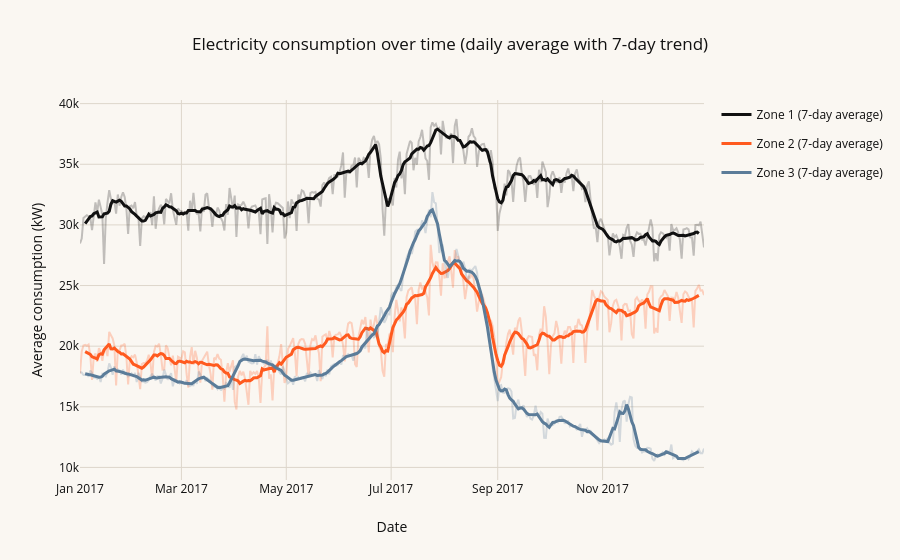
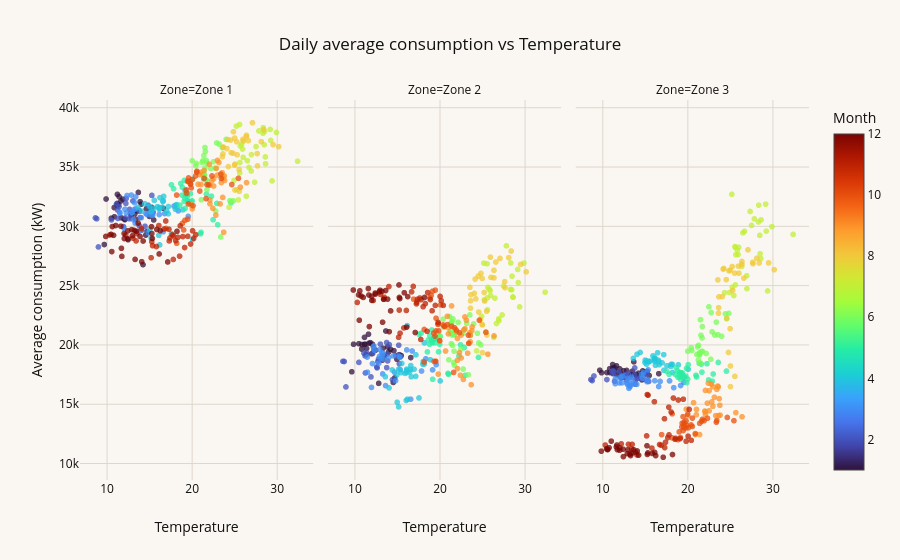
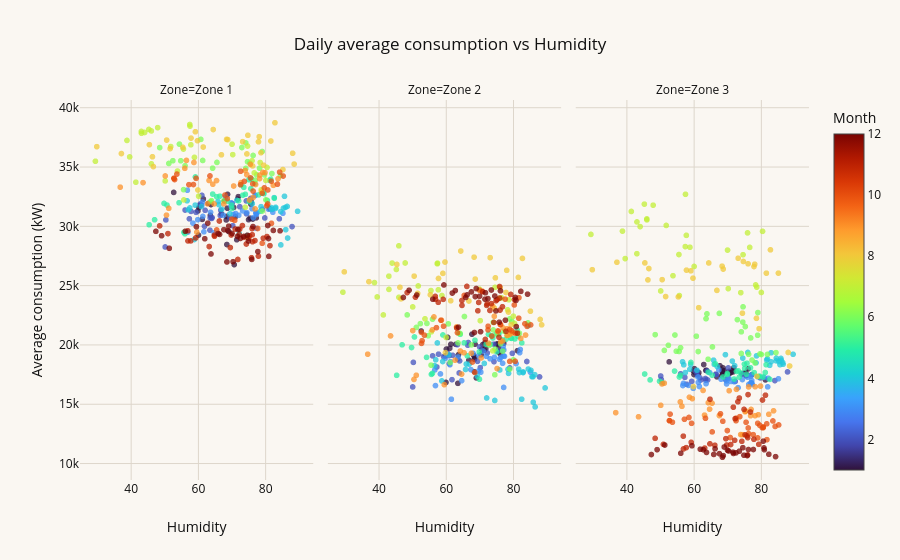
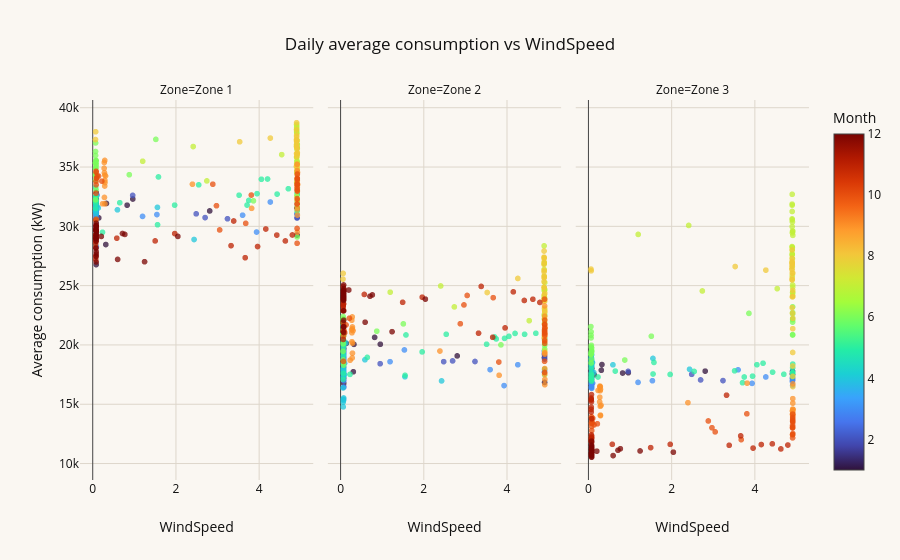

Notebook cell for these charts, in order:
### Code cell
import os
import plotly.express as px
import plotly.graph_objects as go
import plotly.io as pio

# ---- Theme: soft white background, black text ----
BG = '#FAF7F2'
pio.templates['lab'] = go.layout.Template(layout=dict(
    paper_bgcolor=BG, plot_bgcolor=BG, font=dict(color='#111111'),
    xaxis=dict(gridcolor='#DDD6CB'), yaxis=dict(gridcolor='#DDD6CB')
))

def save_plotly(fig, name):
    fig.write_html(f'charts/{name}.html')
    print('Saved', name)

# ---- Chart 1: trend over time, daily values with a 7-day rolling average ----
daily = df.set_index('Datetime')[zones].resample('D').mean().rename(columns=zone_names)
rolling = daily.rolling(7, center=True).mean()

fig = go.Figure()
for z in daily.columns:
    fig.add_trace(go.Scatter(x=daily.index, y=daily[z], mode='lines', opacity=0.25,
                             line=dict(color=zone_colors[z]), legendgroup=z, showlegend=False,
                             name=f'{z} (daily)'))
    fig.add_trace(go.Scatter(x=rolling.index, y=rolling[z], mode='lines',
                             line=dict(color=zone_colors[z], width=3), legendgroup=z,
                             name=f'{z} (7-day average)'))
fig.update_layout(title='Electricity consumption over time (daily average with 7-day trend)',
                  xaxis_title='Date', yaxis_title='Average consumption (kW)',
                  hovermode='x unified', template='lab')
fig.show()
save_plotly(fig, '01_trend_over_time')

# ---- Chart 6a: consumption vs temperature, humidity and wind speed ----
daily_env2 = df.set_index('Datetime')[zones + env].resample('D').mean().reset_index()
daily_env2['Month'] = daily_env2['Datetime'].dt.month
long = daily_env2.melt(id_vars=['Datetime', 'Month'] + env, value_vars=zones,
                       var_name='Zone', value_name='Consumption')
long['Zone'] = long['Zone'].map(zone_names)

for v in env:
    fig = px.scatter(long, x=v, y='Consumption', facet_col='Zone', color='Month',
                     color_continuous_scale='Turbo', opacity=0.75,
                     title=f'Daily average consumption vs {v}',
                     labels={'Consumption': 'Average consumption (kW)'})
    fig.update_layout(template='lab')
    fig.show()
    save_plotly(fig, f'06a_scatter_{v.lower()}')

print(sorted(os.listdir('charts')))

### Figure 1 — Plotly figure (JSON) as saved in the notebook; plotly's stock layout.template omitted (floating-point values rounded to 4 significant figures; data arrays with more than 128 entries replaced by an {"elided": "..."} marker saying what was removed)
{"data": [{"legendgroup": "Zone 1", "line": {"color": "#111111"}, "mode": "lines", "name": "Zone 1 (daily)", "opacity": 0.25, "showlegend": false, "type": "scatter", "x": {"elided": "364 str values"}, "y": {"elided": "364 float values"}}, {"legendgroup": "Zone 1", "line": {"color": "#111111", "width": 3}, "mode": "lines", "name": "Zone 1 (7-day average)", "type": "scatter", "x": {"elided": "364 str values"}, "y": {"elided": "364 float values"}}, {"legendgroup": "Zone 2", "line": {"color": "#FF5A1F"}, "mode": "lines", "name": "Zone 2 (daily)", "opacity": 0.25, "showlegend": false, "type": "scatter", "x": {"elided": "364 str values"}, "y": {"elided": "364 float values"}}, {"legendgroup": "Zone 2", "line": {"color": "#FF5A1F", "width": 3}, "mode": "lines", "name": "Zone 2 (7-day average)", "type": "scatter", "x": {"elided": "364 str values"}, "y": {"elided": "364 float values"}}, {"legendgroup": "Zone 3", "line": {"color": "#5B7C99"}, "mode": "lines", "name": "Zone 3 (daily)", "opacity": 0.25, "showlegend": false, "type": "scatter", "x": {"elided": "364 str values"}, "y": {"elided": "364 float values"}}, {"legendgroup": "Zone 3", "line": {"color": "#5B7C99", "width": 3}, "mode": "lines", "name": "Zone 3 (7-day average)", "type": "scatter", "x": {"elided": "364 str values"}, "y": {"elided": "364 float values"}}], "layout": {"hovermode": "x unified", "title": {"text": "Electricity consumption over time (daily average with 7-day trend)"}, "xaxis": {"title": {"text": "Date"}}, "yaxis": {"title": {"text": "Average consumption (kW)"}}}}

### Figure 2 — Plotly figure (JSON) as saved in the notebook; plotly's stock layout.template omitted (floating-point values rounded to 4 significant figures; data arrays with more than 128 entries replaced by an {"elided": "..."} marker saying what was removed)
{"data": [{"hovertemplate": "Zone=Zone 1<br>Temperature=%{x}<br>Average consumption (kW)=%{y}<br>Month=%{marker.color}<extra></extra>", "legendgroup": "", "marker": {"color": {"elided": "364 int values"}, "coloraxis": "coloraxis", "opacity": 0.75, "symbol": "circle"}, "mode": "markers", "name": "", "showlegend": false, "type": "scattergl", "x": {"elided": "364 float values"}, "xaxis": "x", "y": {"elided": "364 float values"}, "yaxis": "y"}, {"hovertemplate": "Zone=Zone 2<br>Temperature=%{x}<br>Average consumption (kW)=%{y}<br>Month=%{marker.color}<extra></extra>", "legendgroup": "", "marker": {"color": {"elided": "364 int values"}, "coloraxis": "coloraxis", "opacity": 0.75, "symbol": "circle"}, "mode": "markers", "name": "", "showlegend": false, "type": "scattergl", "x": {"elided": "364 float values"}, "xaxis": "x2", "y": {"elided": "364 float values"}, "yaxis": "y2"}, {"hovertemplate": "Zone=Zone 3<br>Temperature=%{x}<br>Average consumption (kW)=%{y}<br>Month=%{marker.color}<extra></extra>", "legendgroup": "", "marker": {"color": {"elided": "364 int values"}, "coloraxis": "coloraxis", "opacity": 0.75, "symbol": "circle"}, "mode": "markers", "name": "", "showlegend": false, "type": "scattergl", "x": {"elided": "364 float values"}, "xaxis": "x3", "y": {"elided": "364 float values"}, "yaxis": "y3"}], "layout": {"annotations": [{"font": {}, "showarrow": false, "text": "Zone=Zone 1", "x": 0.16, "xanchor": "center", "xref": "paper", "y": 1, "yanchor": "bottom", "yref": "paper"}, {"font": {}, "showarrow": false, "text": "Zone=Zone 2", "x": 0.5, "xanchor": "center", "xref": "paper", "y": 1, "yanchor": "bottom", "yref": "paper"}, {"font": {}, "showarrow": false, "text": "Zone=Zone 3", "x": 0.84, "xanchor": "center", "xref": "paper", "y": 1, "yanchor": "bottom", "yref": "paper"}], "coloraxis": {"autocolorscale": false, "colorbar": {"title": {"text": "Month"}}, "colorscale": [[0, "#30123b"], [0.07143, "#4145ab"], [0.1429, "#4675ed"], [0.2143, "#39a2fc"], [0.2857, "#1bcfd4"], [0.3571, "#24eca6"], [0.4286, "#61fc6c"], [0.5, "#a4fc3b"], [0.5714, "#d1e834"], [0.6429, "#f3c63a"], [0.7143, "#fe9b2d"], [0.7857, "#f36315"], [0.8571, "#d93806"], [0.9286, "#b11901"], [1, "#7a0402"]]}, "legend": {"tracegroupgap": 0}, "title": {"text": "Daily average consumption vs Temperature"}, "xaxis": {"anchor": "y", "domain": [0, 0.32], "title": {"text": "Temperature"}}, "xaxis2": {"anchor": "y2", "domain": [0.34, 0.66], "matches": "x", "title": {"text": "Temperature"}}, "xaxis3": {"anchor": "y3", "domain": [0.68, 1.0], "matches": "x", "title": {"text": "Temperature"}}, "yaxis": {"anchor": "x", "domain": [0, 1], "title": {"text": "Average consumption (kW)"}}, "yaxis2": {"anchor": "x2", "domain": [0, 1], "matches": "y", "showticklabels": false}, "yaxis3": {"anchor": "x3", "domain": [0, 1], "matches": "y", "showticklabels": false}}}

### Figure 3 — Plotly figure (JSON) as saved in the notebook; plotly's stock layout.template omitted (floating-point values rounded to 4 significant figures; data arrays with more than 128 entries replaced by an {"elided": "..."} marker saying what was removed)
{"data": [{"hovertemplate": "Zone=Zone 1<br>Humidity=%{x}<br>Average consumption (kW)=%{y}<br>Month=%{marker.color}<extra></extra>", "legendgroup": "", "marker": {"color": {"elided": "364 int values"}, "coloraxis": "coloraxis", "opacity": 0.75, "symbol": "circle"}, "mode": "markers", "name": "", "showlegend": false, "type": "scattergl", "x": {"elided": "364 float values"}, "xaxis": "x", "y": {"elided": "364 float values"}, "yaxis": "y"}, {"hovertemplate": "Zone=Zone 2<br>Humidity=%{x}<br>Average consumption (kW)=%{y}<br>Month=%{marker.color}<extra></extra>", "legendgroup": "", "marker": {"color": {"elided": "364 int values"}, "coloraxis": "coloraxis", "opacity": 0.75, "symbol": "circle"}, "mode": "markers", "name": "", "showlegend": false, "type": "scattergl", "x": {"elided": "364 float values"}, "xaxis": "x2", "y": {"elided": "364 float values"}, "yaxis": "y2"}, {"hovertemplate": "Zone=Zone 3<br>Humidity=%{x}<br>Average consumption (kW)=%{y}<br>Month=%{marker.color}<extra></extra>", "legendgroup": "", "marker": {"color": {"elided": "364 int values"}, "coloraxis": "coloraxis", "opacity": 0.75, "symbol": "circle"}, "mode": "markers", "name": "", "showlegend": false, "type": "scattergl", "x": {"elided": "364 float values"}, "xaxis": "x3", "y": {"elided": "364 float values"}, "yaxis": "y3"}], "layout": {"annotations": [{"font": {}, "showarrow": false, "text": "Zone=Zone 1", "x": 0.16, "xanchor": "center", "xref": "paper", "y": 1, "yanchor": "bottom", "yref": "paper"}, {"font": {}, "showarrow": false, "text": "Zone=Zone 2", "x": 0.5, "xanchor": "center", "xref": "paper", "y": 1, "yanchor": "bottom", "yref": "paper"}, {"font": {}, "showarrow": false, "text": "Zone=Zone 3", "x": 0.84, "xanchor": "center", "xref": "paper", "y": 1, "yanchor": "bottom", "yref": "paper"}], "coloraxis": {"autocolorscale": false, "colorbar": {"title": {"text": "Month"}}, "colorscale": [[0, "#30123b"], [0.07143, "#4145ab"], [0.1429, "#4675ed"], [0.2143, "#39a2fc"], [0.2857, "#1bcfd4"], [0.3571, "#24eca6"], [0.4286, "#61fc6c"], [0.5, "#a4fc3b"], [0.5714, "#d1e834"], [0.6429, "#f3c63a"], [0.7143, "#fe9b2d"], [0.7857, "#f36315"], [0.8571, "#d93806"], [0.9286, "#b11901"], [1, "#7a0402"]]}, "legend": {"tracegroupgap": 0}, "title": {"text": "Daily average consumption vs Humidity"}, "xaxis": {"anchor": "y", "domain": [0, 0.32], "title": {"text": "Humidity"}}, "xaxis2": {"anchor": "y2", "domain": [0.34, 0.66], "matches": "x", "title": {"text": "Humidity"}}, "xaxis3": {"anchor": "y3", "domain": [0.68, 1.0], "matches": "x", "title": {"text": "Humidity"}}, "yaxis": {"anchor": "x", "domain": [0, 1], "title": {"text": "Average consumption (kW)"}}, "yaxis2": {"anchor": "x2", "domain": [0, 1], "matches": "y", "showticklabels": false}, "yaxis3": {"anchor": "x3", "domain": [0, 1], "matches": "y", "showticklabels": false}}}

### Figure 4 — Plotly figure (JSON) as saved in the notebook; plotly's stock layout.template omitted (floating-point values rounded to 4 significant figures; data arrays with more than 128 entries replaced by an {"elided": "..."} marker saying what was removed)
{"data": [{"hovertemplate": "Zone=Zone 1<br>WindSpeed=%{x}<br>Average consumption (kW)=%{y}<br>Month=%{marker.color}<extra></extra>", "legendgroup": "", "marker": {"color": {"elided": "364 int values"}, "coloraxis": "coloraxis", "opacity": 0.75, "symbol": "circle"}, "mode": "markers", "name": "", "showlegend": false, "type": "scattergl", "x": {"elided": "364 float values"}, "xaxis": "x", "y": {"elided": "364 float values"}, "yaxis": "y"}, {"hovertemplate": "Zone=Zone 2<br>WindSpeed=%{x}<br>Average consumption (kW)=%{y}<br>Month=%{marker.color}<extra></extra>", "legendgroup": "", "marker": {"color": {"elided": "364 int values"}, "coloraxis": "coloraxis", "opacity": 0.75, "symbol": "circle"}, "mode": "markers", "name": "", "showlegend": false, "type": "scattergl", "x": {"elided": "364 float values"}, "xaxis": "x2", "y": {"elided": "364 float values"}, "yaxis": "y2"}, {"hovertemplate": "Zone=Zone 3<br>WindSpeed=%{x}<br>Average consumption (kW)=%{y}<br>Month=%{marker.color}<extra></extra>", "legendgroup": "", "marker": {"color": {"elided": "364 int values"}, "coloraxis": "coloraxis", "opacity": 0.75, "symbol": "circle"}, "mode": "markers", "name": "", "showlegend": false, "type": "scattergl", "x": {"elided": "364 float values"}, "xaxis": "x3", "y": {"elided": "364 float values"}, "yaxis": "y3"}], "layout": {"annotations": [{"font": {}, "showarrow": false, "text": "Zone=Zone 1", "x": 0.16, "xanchor": "center", "xref": "paper", "y": 1, "yanchor": "bottom", "yref": "paper"}, {"font": {}, "showarrow": false, "text": "Zone=Zone 2", "x": 0.5, "xanchor": "center", "xref": "paper", "y": 1, "yanchor": "bottom", "yref": "paper"}, {"font": {}, "showarrow": false, "text": "Zone=Zone 3", "x": 0.84, "xanchor": "center", "xref": "paper", "y": 1, "yanchor": "bottom", "yref": "paper"}], "coloraxis": {"autocolorscale": false, "colorbar": {"title": {"text": "Month"}}, "colorscale": [[0, "#30123b"], [0.07143, "#4145ab"], [0.1429, "#4675ed"], [0.2143, "#39a2fc"], [0.2857, "#1bcfd4"], [0.3571, "#24eca6"], [0.4286, "#61fc6c"], [0.5, "#a4fc3b"], [0.5714, "#d1e834"], [0.6429, "#f3c63a"], [0.7143, "#fe9b2d"], [0.7857, "#f36315"], [0.8571, "#d93806"], [0.9286, "#b11901"], [1, "#7a0402"]]}, "legend": {"tracegroupgap": 0}, "title": {"text": "Daily average consumption vs WindSpeed"}, "xaxis": {"anchor": "y", "domain": [0, 0.32], "title": {"text": "WindSpeed"}}, "xaxis2": {"anchor": "y2", "domain": [0.34, 0.66], "matches": "x", "title": {"text": "WindSpeed"}}, "xaxis3": {"anchor": "y3", "domain": [0.68, 1.0], "matches": "x", "title": {"text": "WindSpeed"}}, "yaxis": {"anchor": "x", "domain": [0, 1], "title": {"text": "Average consumption (kW)"}}, "yaxis2": {"anchor": "x2", "domain": [0, 1], "matches": "y", "showticklabels": false}, "yaxis3": {"anchor": "x3", "domain": [0, 1], "matches": "y", "showticklabels": false}}}
